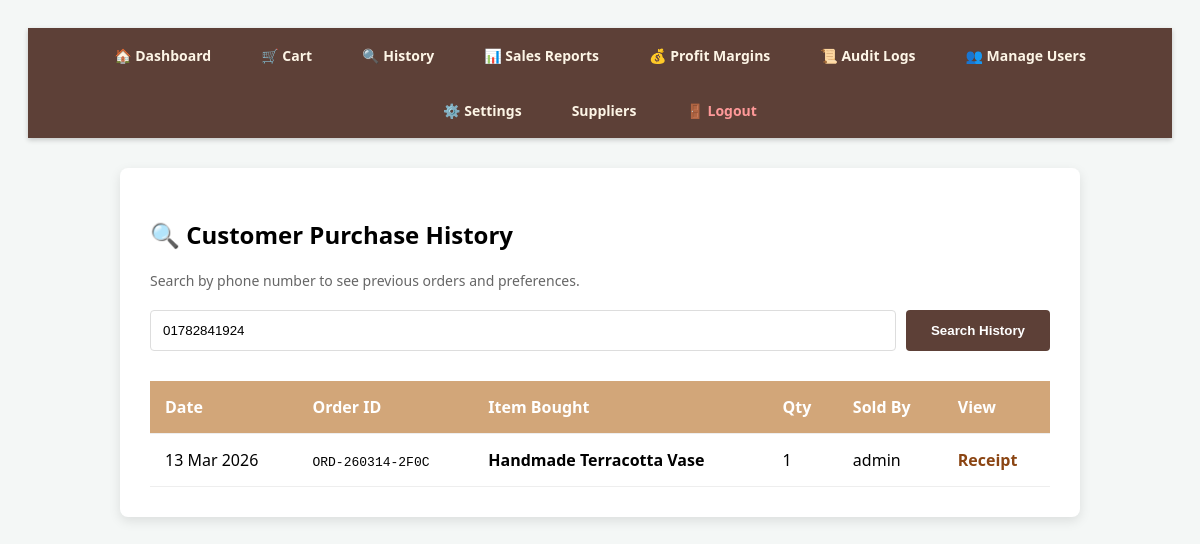
Screenshot of /customer_history.php?phone=01782841924 (signed in) with the database file from the repository.
### tables this page shows
CREATE TABLE `inventory_logs` (
  `id` int(11) NOT NULL,
  `product_id` int(11) DEFAULT NULL,
  `type` enum('IN','OUT') NOT NULL,
  `quantity` int(11) NOT NULL,
  `reason` varchar(255) DEFAULT NULL,
  `order_id` varchar(100) DEFAULT NULL,
  `performed_by` varchar(50) DEFAULT NULL,
  `date_added` timestamp NOT NULL DEFAULT current_timestamp(),
  `customer_name` varchar(100) DEFAULT NULL,
  `customer_phone` varchar(20) DEFAULT NULL
);

CREATE TABLE `products` (
  `id` int(11) NOT NULL,
  `sku` varchar(50) DEFAULT NULL,
  `item_name` varchar(255) NOT NULL,
  `category` varchar(100) DEFAULT NULL,
  `supplier_id` int(11) DEFAULT NULL,
  `buy_price` decimal(10,2) DEFAULT 0.00,
  `price` decimal(10,2) NOT NULL,
  `stock_quantity` int(11) DEFAULT 0,
  `min_stock_level` int(11) DEFAULT 5,
  `image_path` varchar(255) DEFAULT 'default.png',
  `is_fragile` tinyint(1) DEFAULT 0,
  `created_at` timestamp NOT NULL DEFAULT current_timestamp()
);

### customer_history.php (the view, shortened to what this page needs)
<?php
include 'db_connect.php';
$phone_search = mysqli_real_escape_string($conn, $_GET['phone'] ?? '');
$results = null;
if ($phone_search) {
    $query = "SELECT l.*, p.item_name
              FROM inventory_logs l
              JOIN products p ON l.product_id = p.id
              WHERE l.customer_phone = '$phone_search'
              ORDER BY l.date_added DESC";
    $results = mysqli_query($conn, $query);
}
?>
<!DOCTYPE html>
<html>
<head>
</head>
<body>
<?php include 'navigation.php'; ?>
<div class="container">
    <h2>🔍 Customer Purchase History</h2>
    <p style="color: #666; font-size: 14px; margin-bottom: 20px;">Search by phone number to see previous orders and preferences.</p>
    <form method="GET" class="search-box">
        <input type="text" name="phone" placeholder="Enter Customer Phone Number..." value="<?php echo htmlspecialchars($phone_search); ?>" required>
        <button type="submit">Search History</button>
    </form>
    <?php if ($phone_search): ?>
        <?php if ($results && mysqli_num_rows($results) > 0): ?>
            <table>
                <thead>
                    <tr>
                        <th>Date</th>
                        <th>Order ID</th>
                        <th>Item Bought</th>
                        <th>Qty</th>
                        <th>Sold By</th>
                        <th>View</th>
                    </tr>
                </thead>
                <tbody>
                    <?php while($row = mysqli_fetch_assoc($results)): ?>
                    <tr>
                        <td><?php echo date('d M Y', strtotime($row['date_added'])); ?></td>
                        <td><code><?php echo $row['order_id']; ?></code></td>
                        <td><strong><?php echo htmlspecialchars($row['item_name']); ?></strong></td>
                        <td><?php echo $row['quantity']; ?></td>
                        <td><?php echo htmlspecialchars($row['performed_by']); ?></td>
                        <td><a href="receipt.php?order_id=<?php echo $row['order_id']; ?>" class="receipt-link">Receipt</a></td>
                    </tr>
                    <?php endwhile; ?>
                </tbody>
            </table>
        <?php else: ?>
            <div style="text-align: center; padding: 40px; color: #999;">
                No purchase history found for this phone number.
            </div>
        <?php endif; ?>
    <?php endif; ?>
</div>
</body>
</html>

### customer_history.php (style rules this page uses)
body { font-family: 'Segoe UI', Arial; background: #f4f7f6; padding: 20px; }
.container { background: white; padding: 30px; border-radius: 8px; max-width: 900px; margin: auto; box-shadow: 0 4px 12px rgba(0,0,0,0.1); }
.search-box { display: flex; gap: 10px; margin-bottom: 30px; }
input { flex: 1; padding: 12px; border: 1px solid #ddd; border-radius: 4px; }
button { padding: 12px 25px; background: #5d4037; color: white; border: none; border-radius: 4px; cursor: pointer; font-weight: bold; }
table { width: 100%; border-collapse: collapse; }
th, td { padding: 15px; border-bottom: 1px solid #eee; text-align: left; }
th { background: #d2a679; color: white; }
.receipt-link { color: #8b4513; text-decoration: none; font-weight: bold; }

### rows the page displays
inventory_logs: date_added "13 Mar 2026", order "ORD-260314-2F0C", product.item_name "Handmade Terracotta Vase", quantity "1", performed_by "admin"
